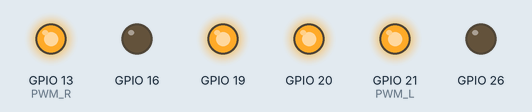
Bench run of a program on a simulated Raspberry Pi (BCM pin numbers). Parts: output pins drawn as LEDs (lit = HIGH).

Above: at 0.1 s.
At 7.1 s:
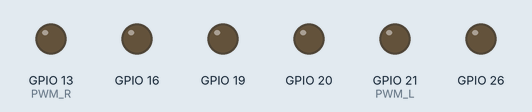
At 10.1 s:
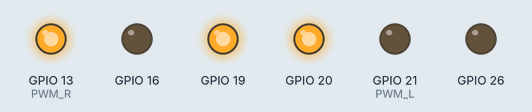
At 12.1 s:
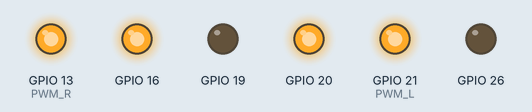
At 24.1 s:
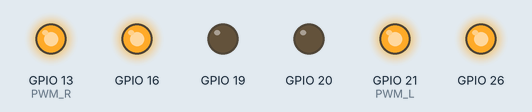
At 36.1 s:
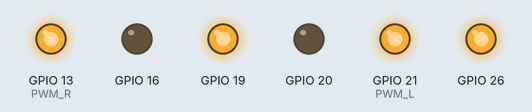
Timing chart, 0 to 40.0 s (numbered marks = the images above):
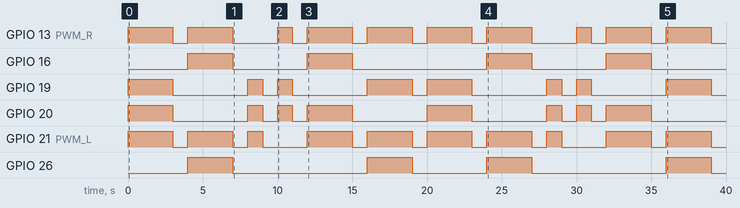

Measured:
- by itself, GPIO 13 (PWM_R): LOW → HIGH at 0.00 s, → LOW 3.0 s later, → HIGH 1.0 s later, → LOW 3.0 s later, … (20 changes in this stretch)
- by itself, GPIO 16: LOW → HIGH at 4.0 s, → LOW 3.0 s later, → HIGH 5.0 s later, → LOW 3.0 s later, … (8 changes in this stretch)
- by itself, GPIO 19: LOW → HIGH at 0.00 s, → LOW 3.0 s later, → HIGH 5.0 s later, → LOW 1.0 s later, … (16 changes in this stretch)
- by itself, GPIO 20: LOW → HIGH at 0.00 s, → LOW 3.0 s later, → HIGH 5.0 s later, → LOW 1.0 s later, … (16 changes in this stretch)
- by itself, GPIO 21 (PWM_L): LOW → HIGH at 0.00 s, → LOW 3.0 s later, → HIGH 1.0 s later, → LOW 3.0 s later, … (20 changes in this stretch)
- by itself, GPIO 26: LOW → HIGH at 4.0 s, → LOW 3.0 s later, → HIGH 9.0 s later, → LOW 3.0 s later, … (8 changes in this stretch)

The program:

track.py
```python
#! /usr/bin/env python
# -*- coding: utf-8 -*-

import RPi.GPIO as GPIO
from time import sleep
import wiringpi

class Track():

    PWM_L = 0
    PWM_R = 0

    def __init__(self):

        GPIO.setmode(GPIO.BCM)
        # left PWM
        GPIO.setup(21, GPIO.OUT)
        # left OUT
        GPIO.setup(20, GPIO.OUT)
        GPIO.setup(26, GPIO.OUT)

        # right PWM
        GPIO.setup(13, GPIO.OUT)
        # rightt OUT
        GPIO.setup(19, GPIO.OUT)
        GPIO.setup(16, GPIO.OUT)

        self.PWM_L = GPIO.PWM(21,50)
        self.PWM_R = GPIO.PWM(13,50)

        self.PWM_L.start(0)
        self.PWM_R.start(0)

    def stop(self):
        self.PWM_L.ChangeDutyCycle(0);
        self.PWM_R.ChangeDutyCycle(0);

        GPIO.output(20, GPIO.LOW);
        GPIO.output(26, GPIO.LOW);
        GPIO.output(19, GPIO.LOW);
        GPIO.output(16, GPIO.LOW);

    def brake(self):
        self.PWM_L.ChangeDutyCycle(100);
        self.PWM_R.ChangeDutyCycle(100);

        GPIO.output(20, GPIO.HIGH);
        GPIO.output(26, GPIO.HIGH);
        GPIO.output(19, GPIO.HIGH);
        GPIO.output(16, GPIO.HIGH);

    def straight(self,speed):
        self.PWM_L.ChangeDutyCycle(speed);
        self.PWM_R.ChangeDutyCycle(speed);

        GPIO.output(20, GPIO.HIGH);
        GPIO.output(26, GPIO.LOW);
        GPIO.output(19, GPIO.HIGH);
        GPIO.output(16, GPIO.LOW);

    def back(self,speed):
        self.PWM_L.ChangeDutyCycle(speed);
        self.PWM_R.ChangeDutyCycle(speed);

        GPIO.output(20, GPIO.LOW);
        GPIO.output(26, GPIO.HIGH);
        GPIO.output(19, GPIO.LOW);
        GPIO.output(16, GPIO.HIGH);

    def turn(self,speedR,speedL):
        self.PWM_L.ChangeDutyCycle(speedR);
        self.PWM_R.ChangeDutyCycle(speedL);

        GPIO.output(20, GPIO.HIGH);
        GPIO.output(26, GPIO.LOW);
        GPIO.output(19, GPIO.HIGH);
        GPIO.output(16, GPIO.LOW);

    def pivotTurnRight(self,speed):
        self.PWM_L.ChangeDutyCycle(speed);
        self.PWM_R.ChangeDutyCycle(speed);

        GPIO.output(20, GPIO.HIGH);
        GPIO.output(26, GPIO.LOW);
        GPIO.output(19, GPIO.LOW);
        GPIO.output(16, GPIO.HIGH);

    def pivotTurnLeft(self,speed):
        self.PWM_L.ChangeDutyCycle(speed);
        self.PWM_R.ChangeDutyCycle(speed);

        GPIO.output(20, GPIO.LOW);
        GPIO.output(26, GPIO.HIGH);
        GPIO.output(19, GPIO.HIGH);
        GPIO.output(16, GPIO.LOW);

def main():

    GPIO.setmode(GPIO.BCM)
    track = Track();

    try:
        while True:

            if False:
                print "do"
                gun.stop();
                sleep(1)

            if True:
                track.straight(100);
                sleep(3.0)

                track.stop();
                sleep(1)

                track.back(100);
                sleep(3)

                track.stop();
                sleep(1)

                track.turn(100,0);
                sleep(1)

                track.stop();
                sleep(1)

                track.turn(0,100);
                sleep(1)

                track.stop();
                sleep(1)

                track.pivotTurnRight(100)
                sleep(3)

                track.stop();
                sleep(1)

                track.pivotTurnLeft(100)
                sleep(3)

                track.stop();
                sleep(1)

    except KeyboardInterrupt:
        pass

    GPIO.cleanup()

if __name__ == "__main__":
    main()
```
